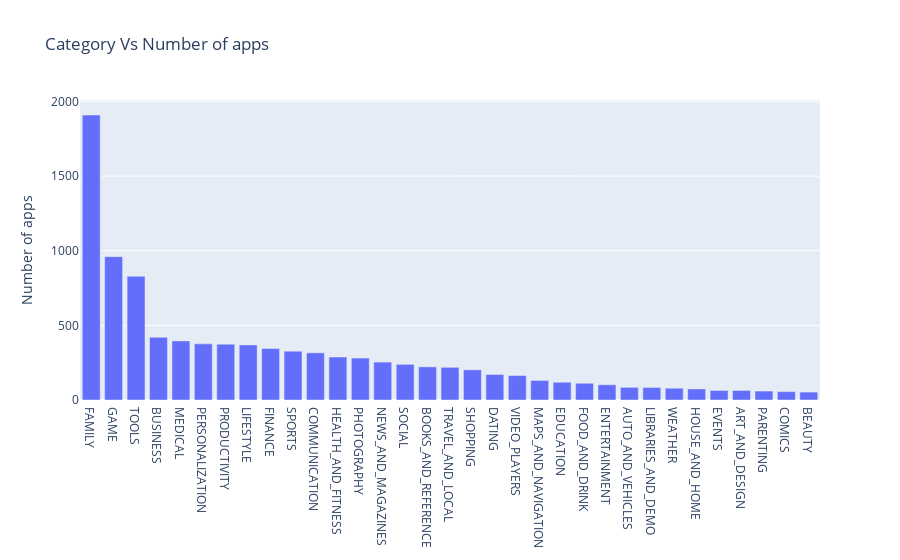

Notebook code cell kept with this figure:
### Code cell
import plotly
import plotly.express as px
import plotly.io as pio
pio.renderers
# Total number of unique categories
num_categories = apps['Category'].nunique()
print('Number of categories = ', num_categories)

# Count the number of apps in each 'Category'. 
num_apps_in_category = apps['Category'].value_counts()

fig = px.bar(num_apps_in_category, x=num_apps_in_category.index, y=num_apps_in_category.values, 
             title="Category Vs Number of apps")
fig.update_layout(xaxis_title=None, yaxis_title = 'Number of apps')
fig.show()
pio.renderers.default = "svg"

### Figure 1 — Plotly figure (JSON) as saved in the notebook; plotly's stock layout.template omitted (floating-point values rounded to 4 significant figures)
{"data": [{"alignmentgroup": "True", "hovertemplate": "index=%{x}<br>y=%{y}<extra></extra>", "legendgroup": "", "marker": {"color": "#636efa", "pattern": {"shape": ""}}, "name": "", "offsetgroup": "", "orientation": "v", "showlegend": false, "textposition": "auto", "type": "bar", "x": ["FAMILY", "GAME", "TOOLS", "BUSINESS", "MEDICAL", "PERSONALIZATION", "PRODUCTIVITY", "LIFESTYLE", "FINANCE", "SPORTS", "COMMUNICATION", "HEALTH_AND_FITNESS", "PHOTOGRAPHY", "NEWS_AND_MAGAZINES", "SOCIAL", "BOOKS_AND_REFERENCE", "TRAVEL_AND_LOCAL", "SHOPPING", "DATING", "VIDEO_PLAYERS", "MAPS_AND_NAVIGATION", "EDUCATION", "FOOD_AND_DRINK", "ENTERTAINMENT", "AUTO_AND_VEHICLES", "LIBRARIES_AND_DEMO", "WEATHER", "HOUSE_AND_HOME", "EVENTS", "ART_AND_DESIGN", "PARENTING", "COMICS", "BEAUTY"], "xaxis": "x", "y": [1909, 960, 829, 420, 396, 376, 374, 369, 345, 327, 316, 288, 281, 254, 239, 222, 219, 202, 171, 164, 131, 119, 112, 102, 85, 84, 79, 74, 64, 64, 60, 56, 53], "yaxis": "y"}], "layout": {"barmode": "relative", "legend": {"tracegroupgap": 0}, "title": {"text": "Category Vs Number of apps"}, "xaxis": {"anchor": "y", "domain": [0, 1], "title": {}}, "yaxis": {"anchor": "x", "domain": [0, 1], "title": {"text": "Number of apps"}}}}
